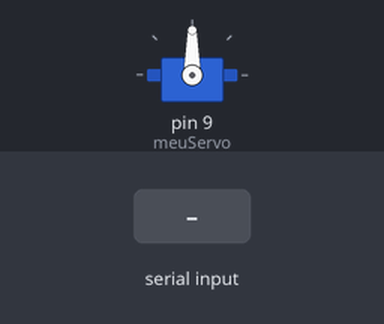
This sketch was run on a simulated Arduino Uno, built with avr-gcc and run on an emulated ATmega328P. On the bench: servo. The test bench sets the inputs (shaded band).

Above: at 1.2 s.
1.3 s: "A" received over Serial
At 1.9 s:
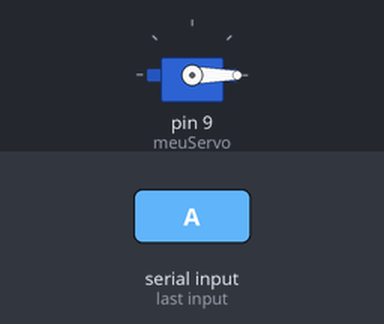
2.8 s: "F" received over Serial
At 3.1 s:
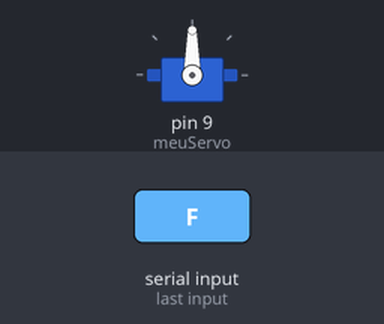
Timing chart, 0 to 5.8 s (numbered marks = the images above; inputs shaded):
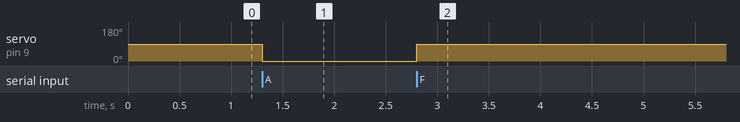

Measured:
- after the input at 1.3 s, servo on pin 9 (meuServo): 90° → 0° at once
- after the input at 2.8 s, servo on pin 9 (meuServo): 0° → 90° at once

The sketch:

servoControl.ino
```cpp
#include <Servo.h>

Servo meuServo;

void setup() {
  Serial.begin(9600);  // Usa a serial hardware
  meuServo.attach(9);  // Servo no pino 9
}

void loop() {
  if (Serial.available()) {
    char comando = Serial.read();

    if (comando == 'A') {
      meuServo.write(0);
    }
    else if (comando == 'F') {
      meuServo.write(90);
    }
  }
}
```
